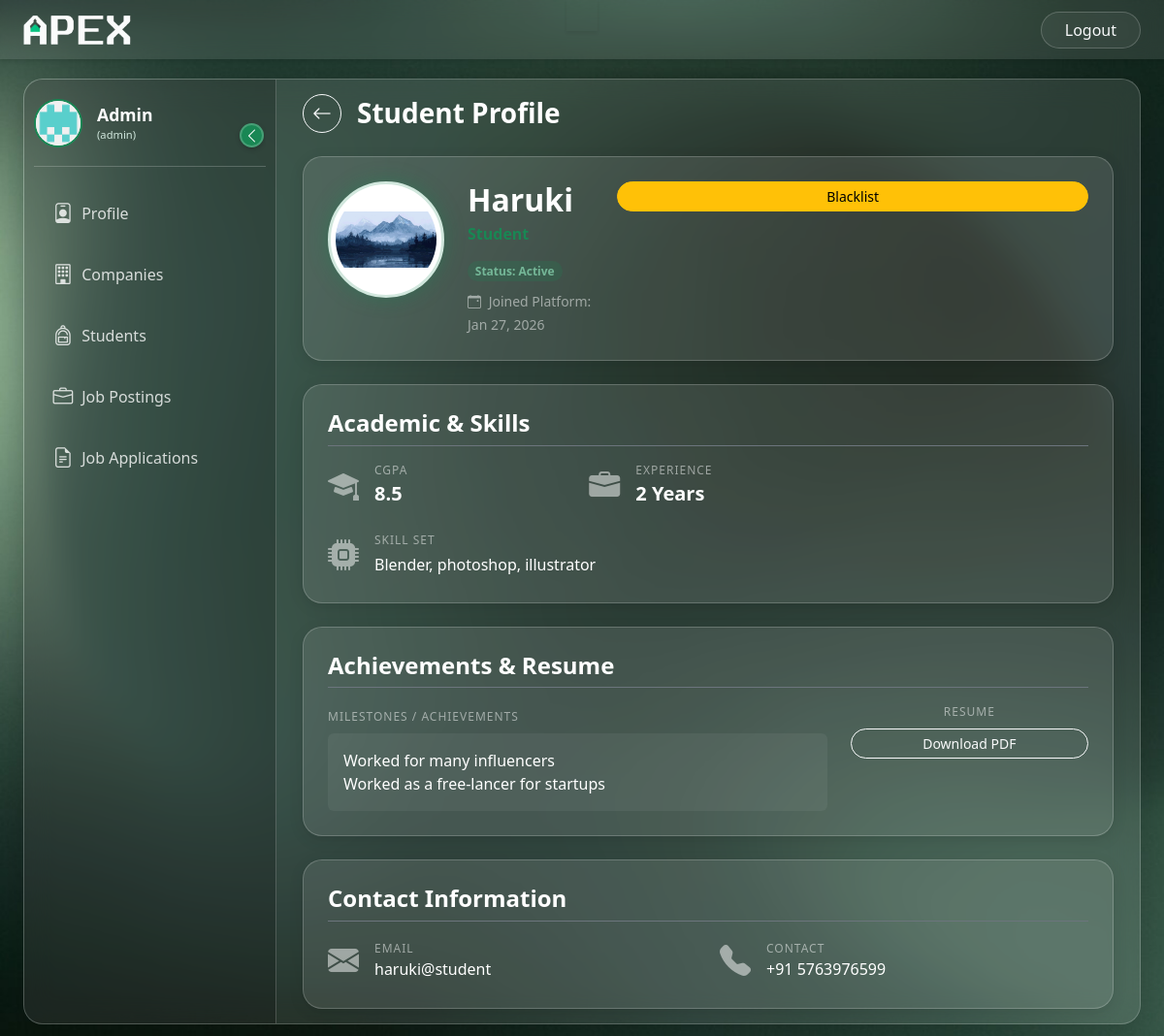
Page /admin/student/view/2 (signed in) on the committed database.
### controller/models.py (models this page shows, shortened)
class User(UserMixin,db.Model):
    id = db.Column(db.Integer, primary_key=True, autoincrement=True)
    name = db.Column(db.String(80), nullable=False)
    email = db.Column(db.String(120), unique=True, nullable=False)
    password = db.Column(db.String(200), nullable=False)
    contact = db.Column(db.String(10), nullable=False)
    created_at = db.Column(db.DateTime, nullable=False, default=db.func.current_timestamp())
    blacklisted = db.Column(db.Boolean, default=False)
    image_url = db.Column(db.String(225))
    fs_uniquifier = db.Column(db.String(255), unique=True, nullable=False, default=lambda: secrets.token_urlsafe(16))
    last_login_at = db.Column(db.DateTime)
    student_details = db.relationship('Student', backref='user', lazy=True, uselist=False)
    company_details = db.relationship('Company', backref='user', lazy=True, uselist=False)
    roles = db.relationship('Role', secondary='user_roles', backref='user', lazy=True, uselist=False)

class Student(db.Model):
    id = db.Column(db.Integer, primary_key=True, autoincrement=True)
    user_id = db.Column(db.Integer, db.ForeignKey('user.id'), nullable=False)
    cgpa = db.Column(db.Float, nullable=False)
    experience = db.Column(db.Integer, nullable=False)
    skill_set = db.Column(db.String(200), nullable=False)
    resume = db.Column(db.String(225), nullable=False)
    milestones = db.Column(db.String(500))
    is_deleted = db.Column(db.Boolean, default=False)
    applications = db.relationship('Application', backref='student', lazy=True)

### routes/admin_routes.py (the view)
@admin_bp.route('/student/view/<int:id>')
@admin_required
def view_student_profile(id):
    student = Student.query.get_or_404(id)
    return render_template('admin/view_student.html',
                            student=student,
                            user=current_user)

### app.py (called while the page is built)
@login_manager.user_loader
def load_user(user_id):
    return User.query.get(int(user_id))

### routes/main_routes.py (called while the page is built, shortened)
@app.context_processor
def inject_notifications():
    return dict(unread_count=0)

### templates/admin/view_student.html (shortened to what this page needs)
{% extends 'admin/dashboard.html' %}
{% block dashboard_content %}
<div class="container-fluid fade-in" style="max-width: 1000px;">
    <div class="d-flex align-items-center mb-4">
        <a href="{% if request.args.get('source') == 'app_view' %}
        {{ url_for('admin_bp.view_application', id=request.args.get('src_id')) }}
     {% else %}
        {{ url_for('admin_bp.students') }}
     {% endif %}" class="btn btn-outline-light btn-sm rounded-circle me-3" style="width: 40px; height: 40px; display: flex; align-items: center; justify-content: center;">
            <i class="bi bi-arrow-left fs-5"></i>
        </a>
        <h3 class="text-white fw-bold mb-0">Student Profile</h3>
    </div>
    <div class="glass-card profile-header-card mb-4">
        <div class="d-flex flex-column flex-md-row align-items-center align-items-md-start gap-4">
            <div class="profile-img-container">
                <img src="{{ student.user.image_url }}" alt="Student Logo" class="{{ 'profile-img-lg-blacklist' if student.user.blacklisted else 'profile-img-lg' }}" style="width: 120px; height: 120px; object-fit: contain; background: white; border-radius: 50%; padding: 5px;">
            </div>
            <div class="flex-grow-1 text-center text-md-start">
                <h2 class="text-white fw-bold mb-1">{{ student.user.name }}</h2>
                <div class="d-flex flex-wrap justify-content-center justify-content-md-start gap-3 mb-2">
                    <span class="text-success fw-bold">Student</span>
                    {% if student.is_deleted %}
                        <span class="badge bg-danger text-white rounded-pill">Status: Deleted</span>
                    {% elif student.user.blacklisted %}
                        <span class="badge bg-danger text-white rounded-pill">Status: Blacklisted</span>
                    {% else %}
                        <span class="badge bg-success-subtle rounded-pill">Status: Active</span>
                    {% endif %}
                </div>
                <small class="text-white-50">
                    <i class="bi bi-calendar-event me-1"></i>
                    Joined Platform: {{ student.user.created_at.strftime('%b %d, %Y') }}
                </small>
            </div>
            <div class="d-flex flex-column gap-2 w-100 w-md-auto mt-3 mt-md-0">
                {% if student.user.blacklisted %}
                    <button
                        class="btn btn-success btn-sm px-3 rounded-pill flex-grow-1 flex-md-grow-0"
                        data-url="{{ url_for('admin_bp.toggle_blacklist_student', id=student.id) }}"
                        data-title="Whitelist student"
                        data-message="Are you sure you want to whitelist the student : '{{ student.user.name }}'?"
                        data-btn-class="btn-success"
                        data-btn-text="Whitelist"
                        onclick="openConfirmModal(this)">
                        Whitelist
                    </button>
                {% else %}
                    <button
                        class="btn btn-warning btn-sm px-3 rounded-pill flex-grow-1 flex-md-grow-0"
                        data-url="{{ url_for('admin_bp.toggle_blacklist_student', id=student.id) }}"
                        data-title="Blacklist student"
                        data-message="Are you sure you want to blacklist the student : '{{ student.user.name }}'?"
                        data-btn-class="btn-warning"
                        data-btn-text="Blacklist"
                        onclick="openConfirmModal(this)">
                        Blacklist
                    </button>
                {% endif %}
            </div>
        </div>
    </div>
    <div class="glass-card mb-4">
        <h4 class="text-white fw-bold mb-3 border-bottom border-secondary pb-2">Academic & Skills</h4>
        <div class="row g-4 ">
            <div class="col-md-4">
                <div class="d-flex align-items-center gap-3">
                    <i class="bi bi-mortarboard-fill fs-2 text-white-50"></i>
                    <div>
                        <span class="d-block text-white-50 text-uppercase text-xs">CGPA</span>
                        <span class="fw-bold text-white fs-5">{{ student.cgpa }}</span>
                    </div>
                </div>
            </div>
            <div class="col-md-4">
                <div class="d-flex align-items-center gap-3">
                    <i class="bi bi-briefcase-fill fs-2 text-white-50"></i>
                    <div>
                        <span class="d-block text-white-50 text-uppercase text-xs">Experience</span>
                        <span class="fw-bold text-white fs-5">{{ student.experience }} Years</span>
                    </div>
                </div>
            </div>
            <div class="col-md-12">
                <div class="d-flex align-items-start gap-3">
                    <i class="bi bi-cpu-fill fs-2 text-white-50"></i>
                    <div class="flex-grow-1">
                        <span class="d-block text-white-50 text-uppercase text-xs mb-1">Skill Set</span>
                            <span class="text-white">{{ student.skill_set }}</span>
                    </div>
                </div>
            </div>
        </div>
    </div>
    <div class="glass-card mb-4">
        <h4 class="text-white fw-bold mb-3 border-bottom border-secondary pb-2">Achievements & Resume</h4>
        <div class="row align-items-start g-4">
            <div class="col-md-8">
                <label class="text-white-50 text-xs text-uppercase mb-2">Milestones / Achievements</label>
                <div class="p-3 rounded h-100" style="background: rgba(255,255,255,0.05);">
                    <p class="text-white mb-0" style="white-space: pre-wrap;">{{ student.milestones or "No milestones added yet." }}</p>
                </div>
            </div>
            <div class="col-md-4 text-center ">
                <label class="text-white-50 text-xs text-uppercase mb-2 d-block">Resume</label>
                    {% if student.resume %}
                        <a href="{{ url_for('static', filename=student.resume) }}" target="_blank" class="btn btn-outline-light btn-sm rounded-pill w-100">
                            Download PDF
                        </a>
                    {% else %}
                        <span class="text-white-50 small">No Resume Uploaded</span>
                    {% endif %}
            </div>
        </div>
    </div>
    <div class="glass-card">
        <h4 class="text-white fw-bold mb-3 border-bottom border-secondary pb-2">Contact Information</h4>
        <div class="row g-4 ">
            <div class="col-md-6">
                <div class="d-flex align-items-center gap-3">
                    <i class="bi bi-envelope-fill fs-2 text-white-50"></i>
                    <div>
                        <span class="d-block text-white-50 text-uppercase text-xs">Email</span>
                        <span class="text-white">{{ student.user.email }}</span>
                    </div>
                </div>
            </div>
            <div class="col-md-6">
                <div class="d-flex align-items-center gap-3">
                    <i class="bi bi-telephone-fill fs-2 text-white-50"></i>
                    <div>
                        <span class="d-block text-white-50 text-uppercase text-xs">Contact</span>
                        <span class="text-white">+91 {{ student.user.contact }}</span>
                    </div>
                </div>
            </div>
        </div>
    </div>
</div>
{% endblock %}

### static/css/style.css (style rules this page uses)
:root { --primary-green: #198754; --dark-green: #0f5132; --forest-green: #2E8B57; --navbar-bg: #206a5d; --teal-green: #206a5d; --light-green: #d1e7dd; --glass-bg: rgba(255, 255, 255, 0.1); --glass-border: rgba(255, 255, 255, 0.2); --text-white: #ffffff; --text-muted: rgba(255, 255, 255, 0.7); }
body,html { overscroll-behavior: none; background-image: url("../uploads/Background.jpg"); background-repeat: no-repeat; background-size: cover; background-attachment: fixed; min-height: 100vh; font-family: 'Segoe UI', Tahoma, Geneva, Verdana, sans-serif; }
.glass-card { background: var(--glass-bg); border: 1px solid var(--glass-border); border-radius: 20px; padding: 25px; box-shadow: 0 4px 15px rgba(0,0,0,0.1); }
.profile-img-lg { width: 100px; height: 100px; border-radius: 50%; object-fit: cover; border: 3px solid var(--light-green); box-shadow: 0 0 20px rgba(25, 135, 84, 0.4); }
.text-xs { font-size: 0.75rem; letter-spacing: 1px; }
.fade-in { animation: fadeIn 0.5s ease-in-out; }
.bg-success-subtle { background-color: rgba(25, 135, 84, 0.2) !important; color: #75b798 !important; }

### rows in the picture
User: user.image_url (picture), user.name "Haruki", user.created_at "Jan 27, 2026", user.email "haruki@student", user.contact "5763976599"
Student: cgpa "8.5", experience "2", skill_set "Blender, photoshop, illustrator", milestones "Worked for many influencers Worked as a free-lancer for startups"
